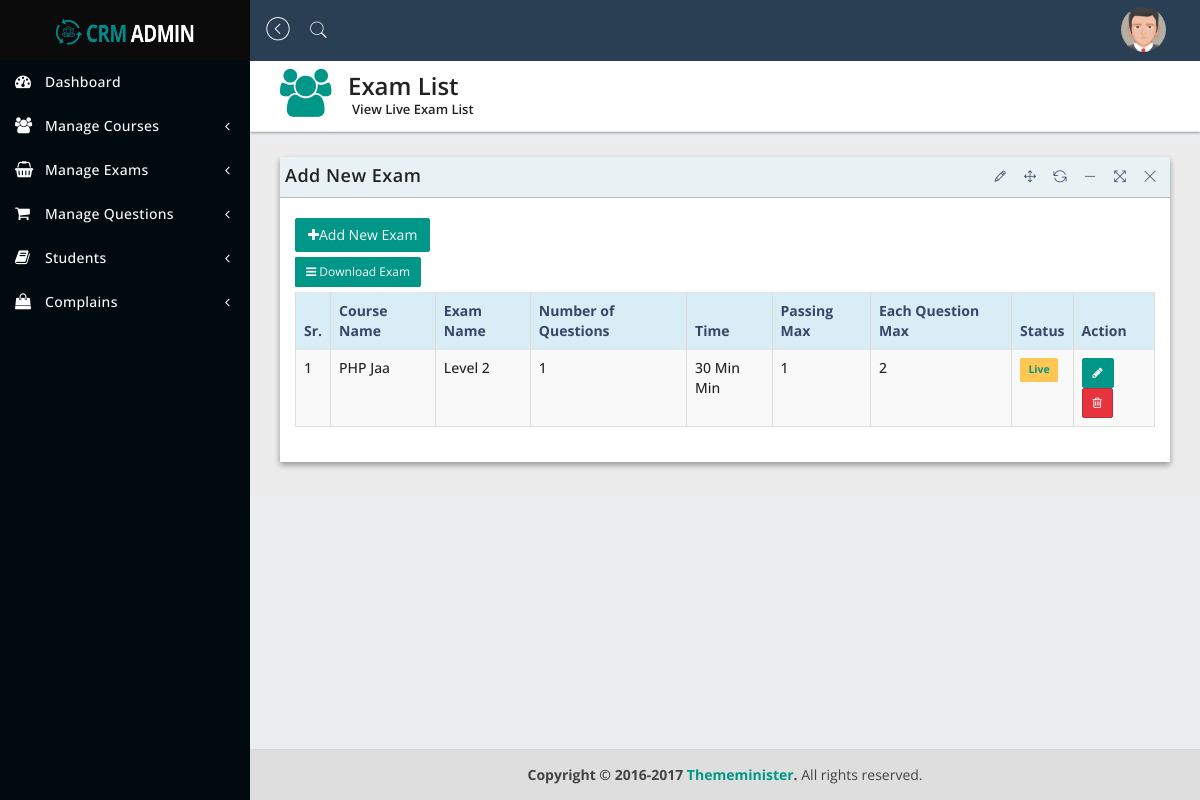
/view_live_exam.php (signed in), run on an earlier commit of the app's database.
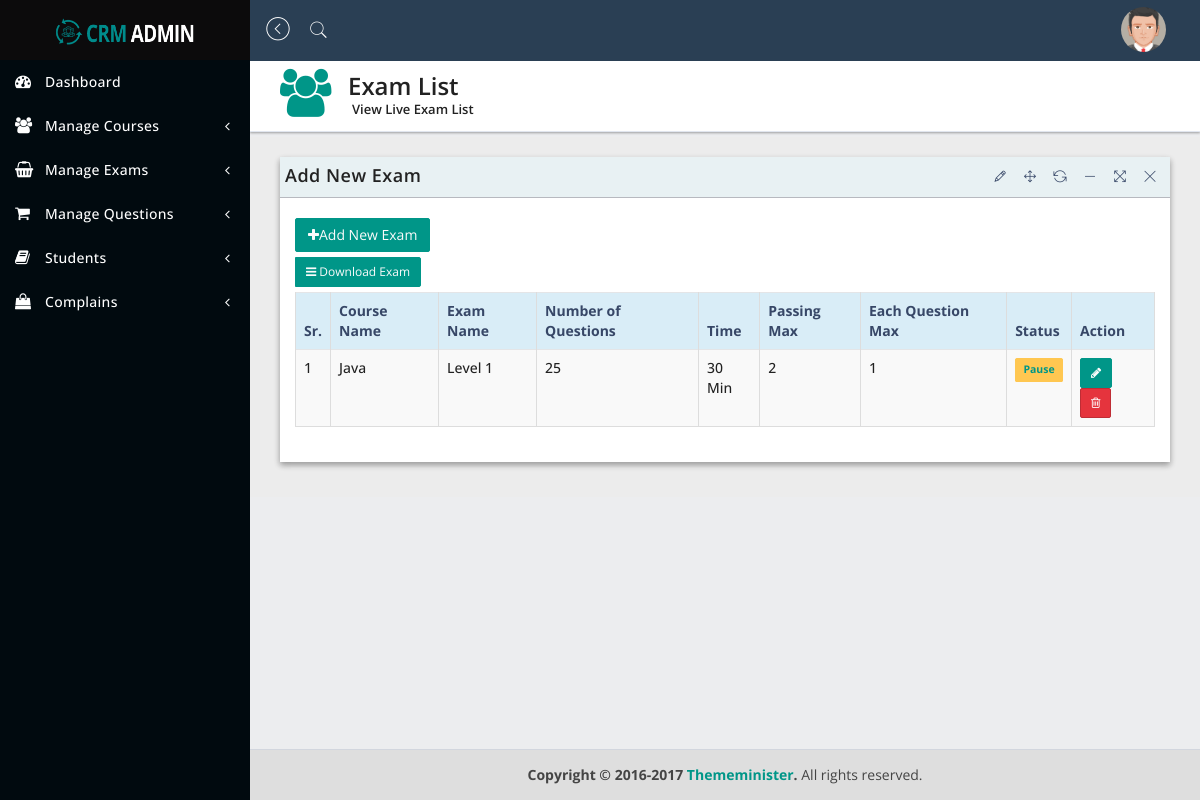
And on a later commit of the database.
### tables this page shows
CREATE TABLE `add_course` (
  `id` int(10) NOT NULL,
  `cname` varchar(250) NOT NULL
);

CREATE TABLE `add_new_exam` (
  `id` int(10) NOT NULL,
  `course_id` varchar(250) NOT NULL,
  `ename` varchar(250) NOT NULL,
  `nquestion` varchar(250) NOT NULL,
  `exam_time` varchar(250) NOT NULL,
  `pmax` varchar(250) NOT NULL,
  `status` varchar(250) NOT NULL DEFAULT '0',
  `equestionm` varchar(250) NOT NULL
);

### view_live_exam.php (the view, shortened to what this page needs)
<?php
include('includes/header.php');
include('includes/sidebar.php');
include('includes/connection.php');
$sel = "SELECT * FROM add_new_exam ORDER BY id DESC";
$query = mysqli_query($db,$sel);
?>
   <div class="content-wrapper">
      <section class="content-header">
         <div class="header-icon">
            <i class="fa fa-users"></i>
         </div>
         <div class="header-title">
            <h1>Exam List</h1>
            <small>View Live Exam List</small>
         </div>
      </section>
      <section class="content">
         <div class="row">
            <div class="col-sm-12">
               <div class="panel panel-bd lobidrag">
                  <div class="panel-heading">
                     <div class="btn-group" id="buttonexport">
                        <a href="#">
                           <h4>Add New Exam</h4>
                        </a>
                     </div>
                  </div>
                  <div class="panel-body">
                     <div class="btn-group">
                        <div class="buttonexport" id="buttonlist">
                           <a class="btn btn-add" href="add_new_exam.php"> <i class="fa fa-plus"></i>Add New Exam
                           </a>
                        </div>
                        <button class="btn btn-exp btn-sm dropdown-toggle" data-toggle="dropdown"><i class="fa fa-bars">&nbsp;</i>Download Exam</button>
                     </div>
                     <br>
                     <div class="table-responsive">
                        <table id="dataTableExample1" class="table table-bordered table-striped table-hover">
                           <thead>
                              <tr class="info">
                                 <th>Sr.</th>
                                 <th>Course Name</th>
                                 <th>Exam Name</th>
                                 <th>Number of Questions</th>
                                 <th>Time</th>
                                 <th>Passing Max</th>
                                 <th>Each Question Max</th>
                                 <th>Status</th>
                                 <th>Action</th>
                              </tr>
                           </thead>
                           <?php
                              $sr = 1;
                              while( $row = mysqli_fetch_array($query,MYSQLI_BOTH))
                              {
                                 $courseId = $row['course_id'];
                                 $selExamName = mysqli_query($db,"SELECT * FROM add_course WHERE id = '$courseId'");
                                 while($getExamName = mysqli_fetch_array($selExamName,MYSQLI_BOTH))
                                 {
                           ?>
                           <tbody>
                              <tr>
                                 <td><?php echo $sr++;?></td>
                                 <td><?php echo $getExamName['cname'] ?></td>
                                 <td><?php echo $row['ename']; ?></td>
                                 <td><?php echo $row['nquestion']; ?></td>
                                 <td><?php echo $row['exam_time']; ?> Min</td>
                                 <td><?php echo $row['pmax']; ?></td>
                                 <td><?php echo $row['equestionm']; ?></td>
                                 <td>
                                    <span class="label-warning label label-default">
                                    <?php if($row['status'] == '1')
                                    {
                                    echo "<a href='code.php?flag=17&status=0&id=$row[id]'>Pause</a>";
                                    }
                                    else
                                    {
                                    echo "<a href='code.php?flag=17&status=1&id=$row[id]'>Live</a>";
                                    } ?></span>
                                 </td>
                                 <td>
                                    <button type="button" class="btn btn-add btn-sm" data-toggle="modal" data-target="#<?php echo $row['id'] ?>"><i class="fa fa-pencil"></i></button>
                                    <button type="button" class="btn btn-danger btn-sm" data-toggle="modal" data-target="#customer2<?php echo $row['id'] ?>"><i class="fa fa-trash-o"></i> </button>
                                 </td>
                              </tr>
                              <?php
                              }
                           }
                           ?>
                           </tbody>
                        </table>
                     </div>
                  </div>
               </div>
            </div>
         </div>
      </section>
   </div>
   <?php include('includes/footer.php'); ?>

What changed in the data, as far as the page shows it:
removed add_new_exam: ename "Level 2", nquestion "1", exam_time "30 Min", pmax "1", equestionm "2"
removed add_course: cname "PHP Jaa"
added add_new_exam: ename "Level 1", nquestion "25", exam_time "30", pmax "2", equestionm "1"
added add_course: cname "Java"
